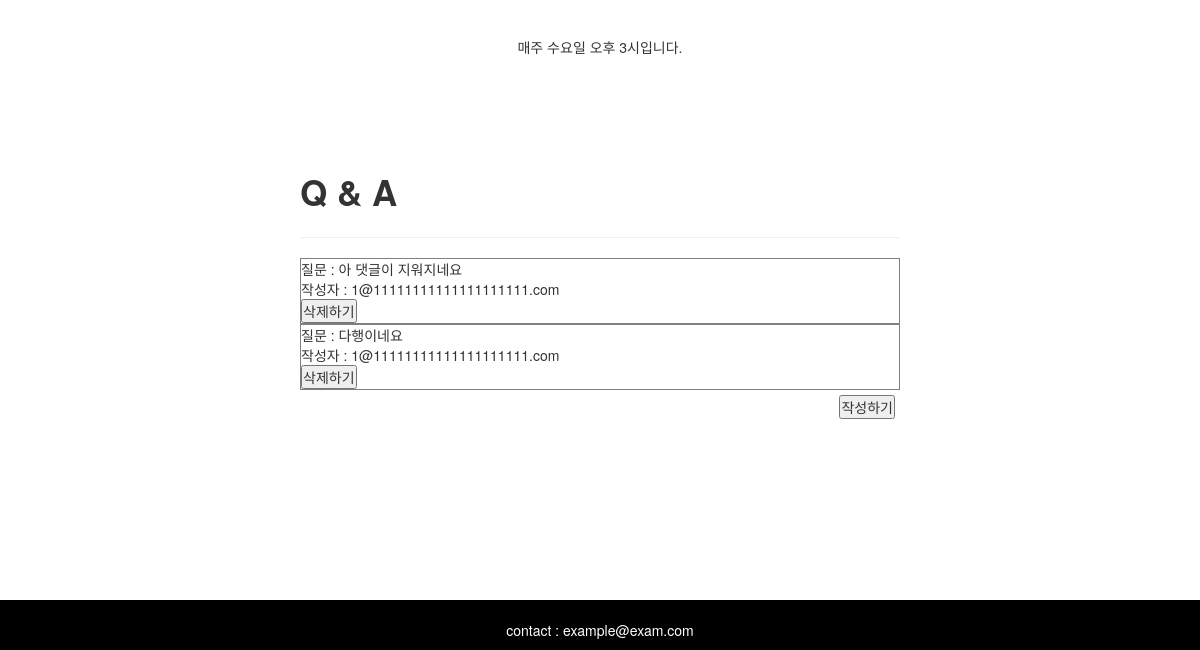
The page /study_list/1 (lower part) on the database as committed earlier.
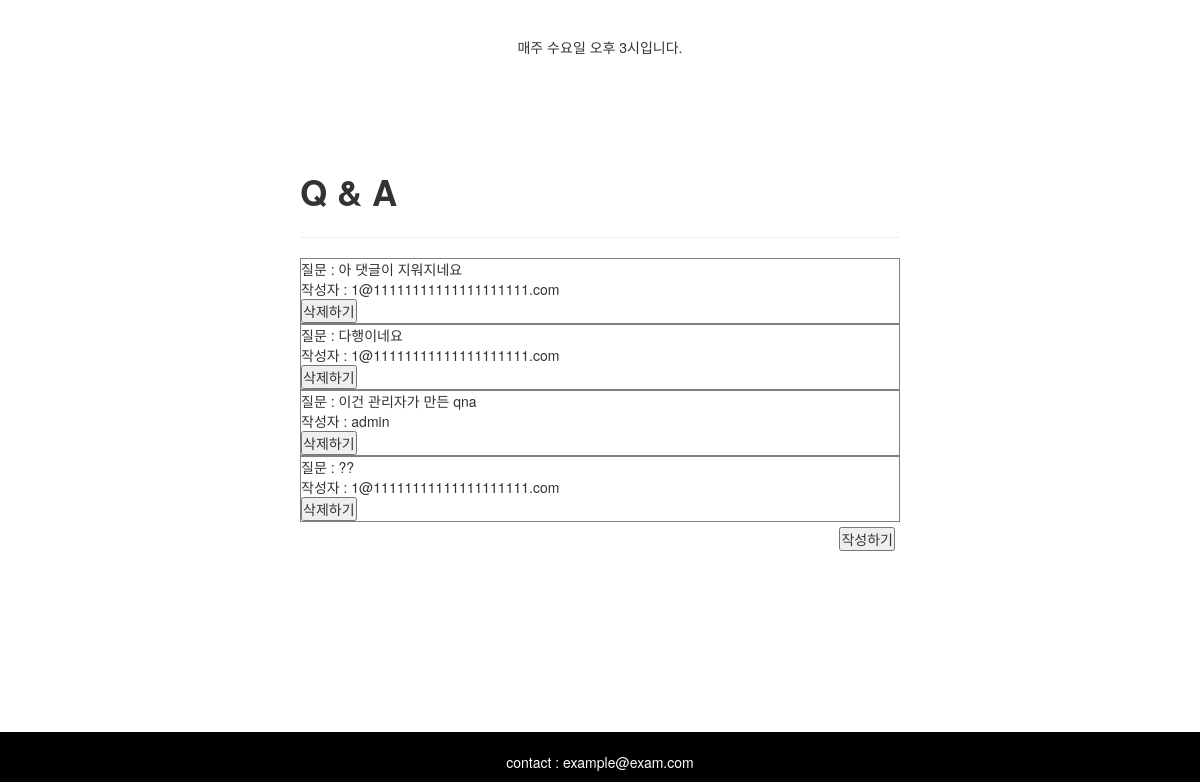
The same page on the database as committed later.
### app/models.py (models this page shows, shortened)
class QnA1(models.Model):
    study = models.ForeignKey(MyStudy, on_delete=models.CASCADE)
    contents = models.CharField(max_length=500)
    writer = models.CharField(max_length=500)

### app/views.py (the view, shortened to what this page needs)
# urls.py: path('study_list/<int:pk>', views.study_list_detail, name='study_list_detail'),
def study_list_detail(request, pk):
    studyDetail = get_object_or_404(MyStudy, pk=pk) #데이터 받아오기
    contents = QnA1.objects.filter(study=studyDetail)
    auth.authenticate()
    return render(request, 'app/detail.html', {'studyDetails':studyDetail,
        'contents':contents})

### app/templates/app/detail.html (shortened to what this page needs)
{% extends 'app/base.html'%}
{% block content %}
    <div class="contents">
        <div>
            {{studyDetails.board_text | safe}}
        </div>
    </div>
    <div>
        <div style="width:600px; margin:200px; margin:auto; margin-bottom: 200px;">
            <span><b style="font-size: 35px;">Q & A </b> &nbsp</span>
            <hr/>
            {% for i in contents %}
                <div style="border: 1px solid gray;">
                    <span>질문 : {{i.contents}}</span>
                    <br/>
                    <span>작성자 : {{i.writer}}</span>
                    <form method="POST" action="{% url 'qna_remove' pk=i.pk %}">
                        <button>삭제하기</button>
                    </form>
                </div>
            {% endfor %}
            {% if user.is_authenticated %}
            <form method="POST" action="{% url 'study_list_detail' pk=studyDetails.pk %}">
                {% csrf_token %}
                <div style="padding: 5px;">
                    <button style="float:right;" id="submit" type="submit">작성하기</button>
                </div>
                <div class="form-group">
                    <label for="exampleInputPassword1">질문하기</label>
                    <input id="blankAlert" name="contents" type="text" class="form-control"placeholder="질문을 작성해주세요">
                </div>
                <div class="form-group">
                    <label for="exampleInputPassword1">글쓴이</label>
                    <input id="blankAlert" name="writer" type="text" class="form-control" value="{{user}}" readonly>
                </div>
            </form>
            {% else %}
            <div style="padding: 5px;">
                <button style="float:right" id="submit" onclick="clickEvent()">작성하기</button>
            </div>
            {% endif %}
        </div>
    </div>
{% endblock %}

Rows that differ between the two databases and show on the page:
added QnA1: contents "이건 관리자가 만든 qna", writer "admin"
added QnA1: contents "??", writer "1@11111111111111111111.com"
